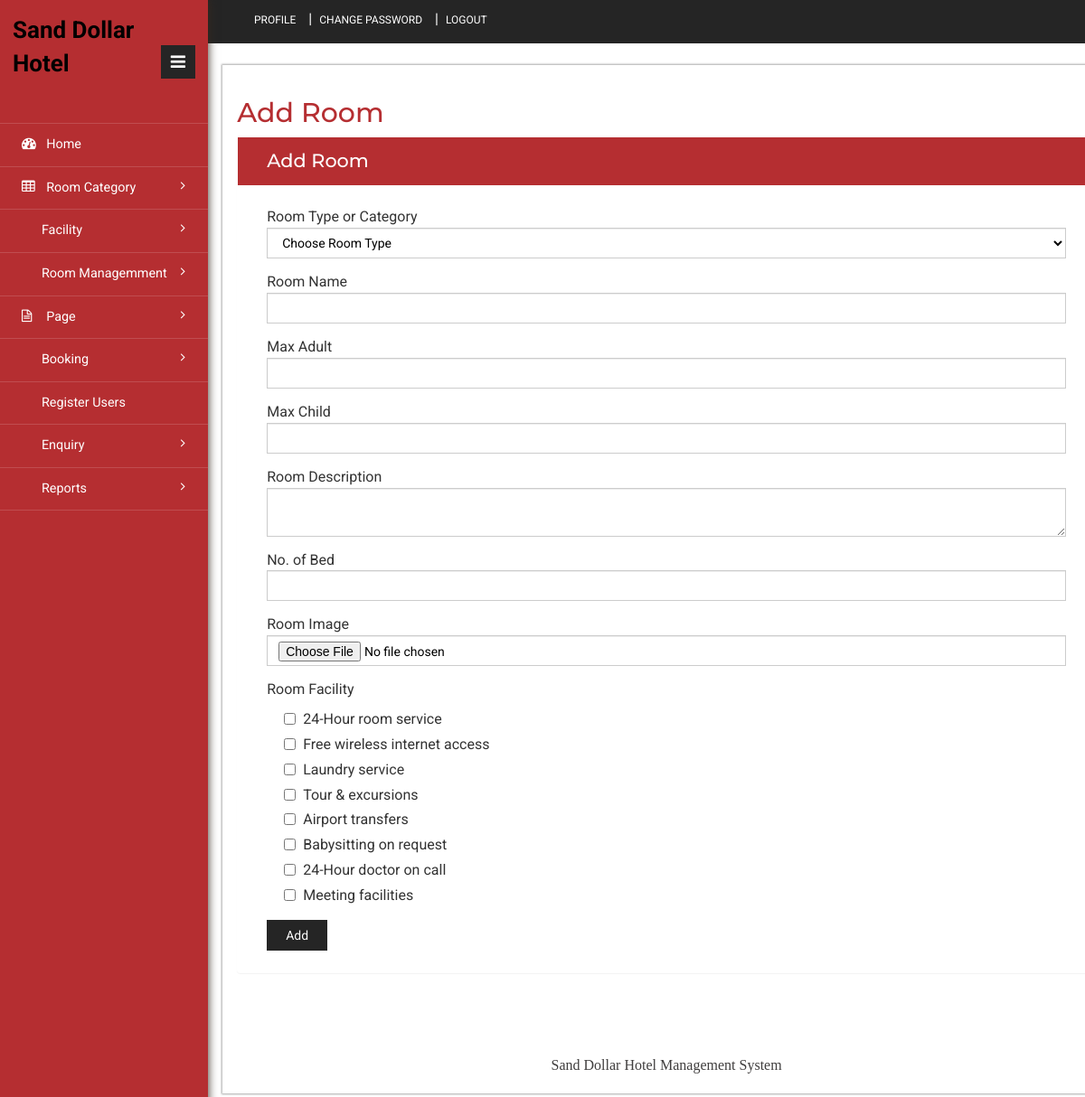
/admin/add-room.php (signed in), run on the app's committed database.
### tables this page shows
CREATE TABLE `tblfacility` (
  `ID` int(10) NOT NULL,
  `FacilityTitle` varchar(200) DEFAULT NULL,
  `Description` mediumtext DEFAULT NULL,
  `Image` varchar(200) DEFAULT NULL,
  `CreationDate` timestamp NULL DEFAULT current_timestamp()
);

### src/admin/add-room.php (the view, shortened to what this page needs)
<?php
include('includes/dbconnection.php');
if (strlen($_SESSION['hbmsaid'] == 0)) {
	header('location:logout.php');
} else {
?>
	<!DOCTYPE HTML>
	<html>
	<head>
		<link href="css/bootstrap.css" rel="stylesheet" type="text/css" media="all">
		<link href="css/bootstrap.min.css" rel='stylesheet' type='text/css' />
		<link href="css/style.css" rel='stylesheet' type='text/css' />
		<link href="css/font-awesome.css" rel="stylesheet">
		<link rel="stylesheet" href="css/icon-font.min.css" type='text/css' />
	</head>
	<body>
		<div class="page-container">
			<div class="left-content">
				<div class="inner-content">
					<?php include_once('includes/header.php'); ?>
					<div class="content">
						<div class="women_main">
							<div class="grids">
								<div class="progressbar-heading grids-heading">
									<h2>Add Room</h2>
								</div>
								<div class="panel panel-widget forms-panel">
									<div class="forms">
										<div class="form-grids widget-shadow" data-example-id="basic-forms">
											<div class="form-title">
												<h4>Add Room</h4>
											</div>
											<div class="form-body">
												<form method="post" enctype="multipart/form-data">
													<div class="form-group"> <label for="exampleInputEmail1">Room Type or Category</label> <select type="text" name="roomtype" id="roomtype" value="" class="form-control" required="true">
															<option value="">Choose Room Type</option>
														</select> </div>
													<div class="form-group"> <label for="exampleInputEmail1">Room Name</label> <input type="text" class="form-control" name="roomname" value="" required='true'> </div>
													<div class="form-group"> <label for="exampleInputEmail1">Max Adult</label> <input type="text" class="form-control" name="maxadult" pattern="[0-9]+" required> </div>
													<div class="form-group"> <label for="exampleInputEmail1">Max Child</label> <input type="text" class="form-control" name="maxchild" pattern="[0-9]+" required> </div>
													<div class="form-group"> <label for="exampleInputEmail1">Room Description</label> <textarea type="text" class="form-control" name="roomdes" value=""></textarea> </div>
													<div class="form-group"> <label for="exampleInputEmail1">No. of Bed</label> <input type="text" class="form-control" name="nobed" pattern="[0-9]+" required> </div>
													<div class="form-group"> <label for="exampleInputEmail1">Room Image</label> <input type="file" class="form-control" name="image" value="" required='true'> </div>
													<div class="form-group"> <label for="exampleInputEmail1">Room Facility</label>
														<?php
														$sql2 = "SELECT * FROM tblfacility";
														$query2 = $dbh->prepare($sql2);
														$query2->execute();
														$result2 = $query2->fetchAll(PDO::FETCH_OBJ);
														foreach ($result2 as $row3) {
															?>
															<div class="checkbox">
																<label>
																	<input type="checkbox" name="roomfac[]" value="<?php echo htmlentities($row3->FacilityTitle); ?>">
																	<?php echo htmlentities($row3->FacilityTitle); ?>
																</label>
															</div>
														<?php } ?>
														</select> </div>
													<button type="submit" class="btn btn-default" name="submit">Add</button>
												</form>
											</div>
										</div>
									</div>
								</div>
							</div>
							<?php include_once('includes/footer.php'); ?>
						</div>
					</div>
				</div>
			</div>
			<?php include_once('includes/sidebar.php'); ?>
		</div>
	</body>
	</html><?php }  ?>

### data on the page
tblfacility: FacilityTitle "24-Hour room service"
tblfacility: FacilityTitle "Free wireless internet access"
tblfacility: FacilityTitle "Laundry service"
tblfacility: FacilityTitle "Tour & excursions"
tblfacility: FacilityTitle "Airport transfers"
tblfacility: FacilityTitle "Babysitting on request"
tblfacility: FacilityTitle "24-Hour doctor on call"
tblfacility: FacilityTitle "Meeting facilities"
